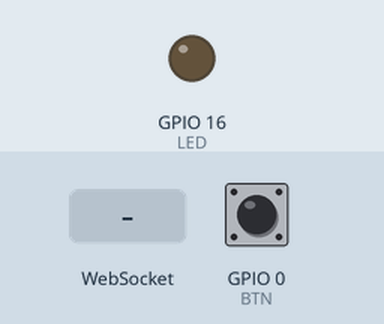
Simulated run of this sketch. Board: ESP8266 (NodeMCU). On the bench: output pins drawn as LEDs (lit = HIGH). Inputs (shaded band) come from the test bench; at power-on: GPIO 0 (BTN) HIGH. WiFi joins after 1.5 s; servers stay silent unless stated.

Above: at 2.7 s.
2.8 s: WebSocket text "LED_OFF" received
At 4.0 s:
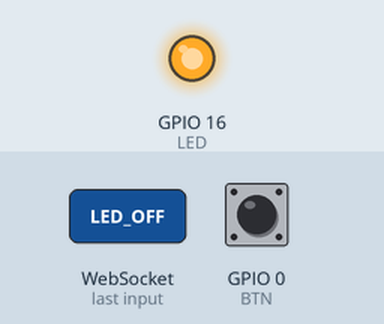
4.3 s: WebSocket text "LED_ON" received
At 5.3 s:
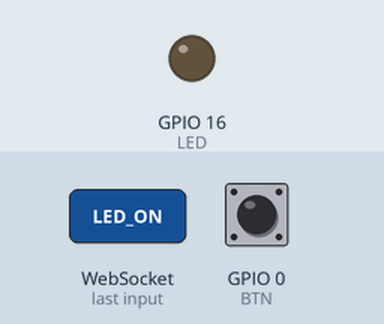
Timing chart, 0 to 7.3 s (numbered marks = the images above; inputs shaded):
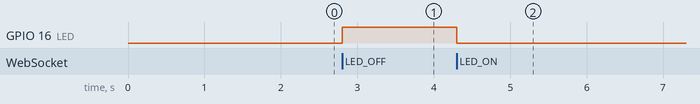

Measured:
- after the input at 2.8 s, GPIO 16 (LED): LOW → HIGH at once
- after the input at 4.3 s, GPIO 16 (LED): HIGH → LOW at once

The sketch:

websocket.ino
```cpp
#include <ESP8266WiFi.h>
#include <ESPAsyncWebServer.h>

const char* ssid = "******";
const char* password = "*********";
const int LED = 16;
const int BTN = 0;

// để đưa đoạn code HTML vào chương trình Arduino, cần chuyển đổi code HTML sang dạng char

const char index_html[] PROGMEM = ""
"<!DOCTYPE HTML>"
"<html>"
"<head>"
"    <title>ESP8266 WebSocket</title>"
"</head>"
"<body>"
"    <div> Webscoket status <span id=\"status\" style=\"font-weight: bold;\"> disconnected </span> </div>"
"    <div> ESP8266 Button Status <input type=\"checkbox\" id=\"btn\" name=\"btn\" /> </div>"
"    <div> Control LED <input type=\"checkbox\" id=\"led\" name=\"led\" disabled=\"true\" /> </div>"
"    <script type=\"text/javascript\">"
"        var button = document.getElementById('btn');"
"        var led = document.getElementById('led');"
"        var status = document.getElementById('status');"
"        var url = window.location.host;"
"        var ws = new WebSocket('ws://' + url + '/ws');"
"        ws.onopen = function()"
"        {"
"            status.text = 'Connected';"
"            led.disabled = false;"
"        };"
"        ws.onmessage = function(evt)"
"        {"
"            if(evt.data == 'BTN_PRESSED') {"
"                button.checked = true;"
"            } else if(evt.data == 'BTN_RELEASE') {"
"                button.checked = false;"
"            }"
"        };"
"        ws.onclose = function() {"
"            led.disabled = true;"
"            status.text = 'Disconnected';"
"        };"
"        led.onchange = function() {"
"            var status = 'LED_OFF';"
"            if (led.checked) {"
"                status = 'LED_ON';"
"            }"
"            ws.send(status)"
"        }"
"    </script>"
"</body>"
"</html>";

AsyncWebServer server(8000);
AsyncWebSocket ws("/ws");


// Hàm xử lí sự kiện trên Server khi client là browser phát sự kiện
void onWsEvent(AsyncWebSocket * server, AsyncWebSocketClient * client, AwsEventType type, void * arg, uint8_t *data, size_t len) {
  if (type == WS_EVT_DATA && len > 0) { // type: loại sự kiện mà server nhận được. Nếu sự kiện nhận được là từ websocket thì bắt đầu xử lí
    data[len] = 0;
    String data_str = String((char*)data); // ép kiểu, đổi từ kiểu char sang String
    if (data_str == "LED_ON") {
      digitalWrite(LED, 0); // Khi client phát sự kiện "LED_ON" thì server sẽ bật LED
    } else if (data_str == "LED_OFF") {
      digitalWrite(LED, 1); // Khi client phát sự kiện "LED_OFF" thì server sẽ tắt LED
    }
  }

}
void setup()
{
  pinMode(LED, OUTPUT);
  pinMode(BTN, INPUT);
  Serial.begin(115200);
  Serial.setDebugOutput(true);
  WiFi.mode(WIFI_AP_STA);
  WiFi.begin(ssid, password);
  if (WiFi.waitForConnectResult() != WL_CONNECTED) {
    Serial.printf("STA: Failed!\n");
    WiFi.disconnect(false);
    delay(1000);
    WiFi.begin(ssid, password);
  }


  ws.onEvent(onWsEvent); // gọi hàm onWsEvent
  server.addHandler(&ws);
  server.on("/", HTTP_GET, [](AsyncWebServerRequest * request) {

    request->send_P(200, "text/html", index_html); // trả về file index.html trên giao diện browser khi browser truy cập vào IP của server
  });
    server.begin(); // khởi động server

}


void loop()
{
  static bool isPressed = false;
  if (!isPressed && digitalRead(BTN) == 0) { //Nhấn nút nhấn GPIO0
    isPressed = true;
    ws.textAll("BTN_PRESSED");
  } else if (isPressed && digitalRead(BTN)) { //Nhả nút nhấn GPIO0
    isPressed = false;
    ws.textAll("BTN_RELEASE");
  }
}
```
